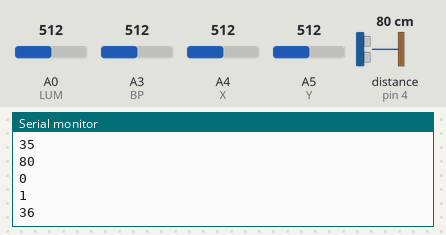
A sketch run on a simulated Arduino Uno, built with avr-gcc and run on an emulated ATmega328P. Shown: the last lines printed to the serial monitor. Wiring (inferred from the names in the program): ultrasonic range finder: trigger pin 3; echo pin 4. Inputs (shaded band) come from the test bench; at power-on: distance to the obstacle (sensor on pin 4) 80 cm, A4 (X) = 512, A5 (Y) = 512, A0 (LUM) = 512, A3 (BP) = 512. The echo pulse lasts 58.3 µs per cm.

Above: at 1.2 s.
1.3 s: distance to the obstacle (sensor on pin 4) set to 2 cm
2.8 s: A4 (X) set to 630
At 3.5 s:
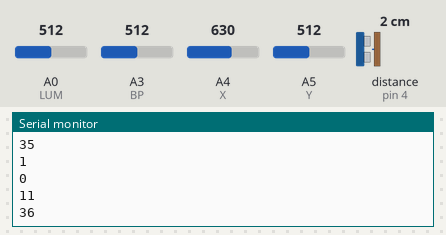
4.3 s: A5 (Y) set to 630
At 5.6 s:
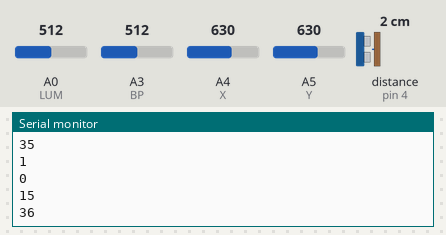
5.8 s: distance to the obstacle (sensor on pin 4) set to 9 cm
At 6.6 s:
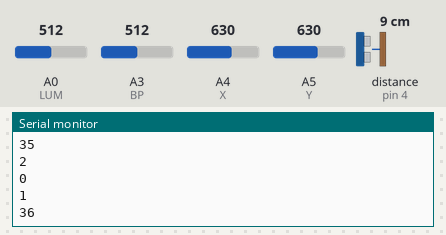
Timing chart, 0 to 8.3 s (numbered marks = the images above; inputs shaded):
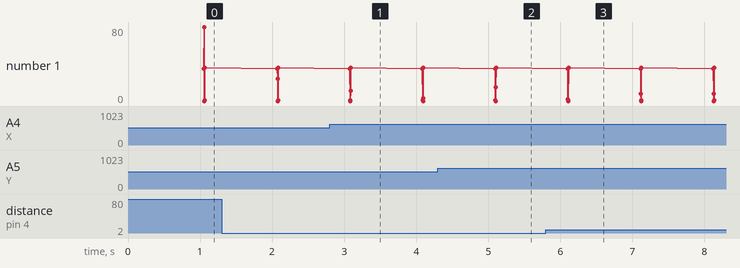

The sketch:

fusion_donnees_v2.ino
```cpp
  /******************************************************************************************/
  /* Gestion du Jostick
  /*
  /* Direction verticale : Front en positif (flèche)
  /* Direction Horizontale : Left en positif (flèche)
  /* Appui sur Bouton-poussoir : Stop
  /* Joystick = 2 potentiomètres 10 k
  /*
  /* Affichage de la distance mesurée par le SRF05
  /*
  /* Allumage des feux si lumière insuffisante, mesurée par le TSL257
  /*
  /* Clignotant à droite et à gauche
  /*
  /* S. CRAND - 3 juillet 2012
  /* Révision - 28 mai 2025
  /* Statut : OK
  /******************************************************************************************/

  /*************************************************************
   BALISE BEGIN
   pixel == 17

   TELEMETER
   pixel == distance

   LIGHT SENSOR
   pixel == 1 -> light
   pixel == 0 -> no light

   JOYSTICK
   pixel == 1 -> Front
   pixel == 2 -> Back
   pixel == 3 -> Right
   pixel == 4 -> Left
   pixel == 11 -> front_left_blink
   pixel == 12 -> front_right_blink
   pixel == 13 -> "back_left_blink
   pixel == 14 -> back_right_blink
   pixel == 15 -> left_front_blink
   pixel == 16 -> left_back_blink
   pixel == 17 -> right_front_blink
   pixel == 18 -> right_back_blink
   pixel == 5 -> STOP

   BALISE END
   pixel == 17
  *************************************************************/


 // Setup pins and variables for Joystick
const int BP = A3;       // pin ADC3
const int X  = A4;       // pin ADC5
const int Y  = A5;       // pin ADC5

int posY = 0;                  // X
int posX = 0;                  // Y
int posBp = 0;                 // BP

int directionPrec = 1; // Direction initiale = front

 // Setup pins and variables for light sensor
const int LUM = A0;        // pin ADC0
int dataTsl257 = 0;

 // Setup pins and variables for telemeter
const int echo    = 4;	// pin 4
const int trigger = 3;	// pin 3


int pixel;

const int numOfReadings = 10;     // nombre de mesures de la distance
int distance;


 void setup() {
  pinMode(trigger, OUTPUT);
  pinMode(echo, INPUT);

  Serial.begin(9600);
 }


 void loop() {


  distance =  distance_measurement(numOfReadings); // measurement of the distance

  posY = analogRead(Y);
  posX = analogRead(X);
  posBp = analogRead(BP);
  dataTsl257 = analogRead(LUM); // Interrogation du light sensor

  pixel = 35;
  Serial.println(pixel, DEC);

  pixel = distance;
  Serial.println(pixel, DEC);

  if (dataTsl257 < 300 ) pixel = 1; // Light si dataTsl257 < 700 (mode nuit)
  else pixel = 0;                   // no Light sinon
  Serial.println(pixel, DEC);

  if (posBp < 5) pixel = 5; // BP appuyé
  else pixel = direction(posY, posX, directionPrec);
  Serial.println(pixel);

  switch (pixel) {
  case 1 : directionPrec=1; break;
  case 2 : directionPrec=2; break;
  case 3 : directionPrec=3; break;
  case 4 : directionPrec=4; break;

  case 11 : directionPrec=4; break;
  case 12 : directionPrec=3; break;
  case 13 : directionPrec=4; break;
  case 14 : directionPrec=3; break;

  case 15 : directionPrec=1; break;
  case 16 : directionPrec=2; break;
  case 17 : directionPrec=1; break;
  case 18 : directionPrec=2; break;
  }

  pixel = 36;
  Serial.println(pixel);
}

/*******************************************************************************/
/*  Fonction pour récupérer les informations du Joystick                       */
/*******************************************************************************/

int direction(int fbData, int rlData, int dataPrec) {
   // 1 = front, 2 = back, 3 = left, 4 = right
   int fbResult;
   int fbFinal;

   if (fbData < 400) {
    fbResult = 2;} // Back
   else {
		if (fbData > 620) {
			fbResult = 1;}
		else {
			if (rlData < 400) {
				fbResult = 4; }
			else {
				if (rlData > 620)
					fbResult = 3;
				else fbResult = 5;
         }
       }
    }

   switch(fbResult) {
     case 1 :
       if ((dataPrec == 1) or (dataPrec == 2)) {fbFinal = 1; } // front
       if (dataPrec == 3) {fbFinal = 15; } // left_front_blink
       if (dataPrec == 4) {fbFinal = 17; } // right_front_blink
       break;
    case 2 :
       if ((dataPrec == 2) or (dataPrec == 1)) {fbFinal = 2; }  // back
       if (dataPrec == 3) {fbFinal = 16; } // left_back_blink
       if (dataPrec == 4) {fbFinal = 18; } // right_back_blink
       break;
    case 3 :
       if ((dataPrec == 4) or (dataPrec == 3)) {fbFinal = 3; } // left
       if (dataPrec == 2) {fbFinal = 13; } // back_left_blink
       if (dataPrec == 1) {fbFinal = 11; } // front_left_blink
       break;
    case 4 :
       if ((dataPrec == 3) or (dataPrec == 4)) {fbFinal = 4; } // right
       if (dataPrec == 1) {fbFinal = 12; } // front_right_blink
       if (dataPrec == 2) {fbFinal = 14; } // back_right_blink
       break;
    case 5 :
       fbFinal = dataPrec;
       break;
   }

  return (fbFinal);
  }

/*******************************************************************************/
/*  Fonction pour piloter le SRF05 - Capteur à Ultrasons                       */
/*******************************************************************************/

int distance_measurement(int numOfReadings) {
  int total = 0;
  int averagedistance = 0;
  int pulseTime = 0;

  for (int i = 1; i <= numOfReadings; i++) {  //Moyenne sur numOfReadings mesures
    digitalWrite(trigger, HIGH);
    delayMicroseconds(10);
    digitalWrite(trigger, LOW);

    pulseTime = pulseIn(echo, HIGH);
    distance = pulseTime/58;                        // distance en cm.
    total = total + distance;

    delay(100);

    }
    averagedistance = total / numOfReadings;
    return(averagedistance);
}
```

Measured:
- after the input at 2.8 s, the serial monitor: prints a new line after 0.29 s (image 1)
- after the input at 4.3 s, the serial monitor: prints a new line after 0.80 s (image 2)
- after the input at 5.8 s, the serial monitor: prints a new line after 0.31 s (image 3)
